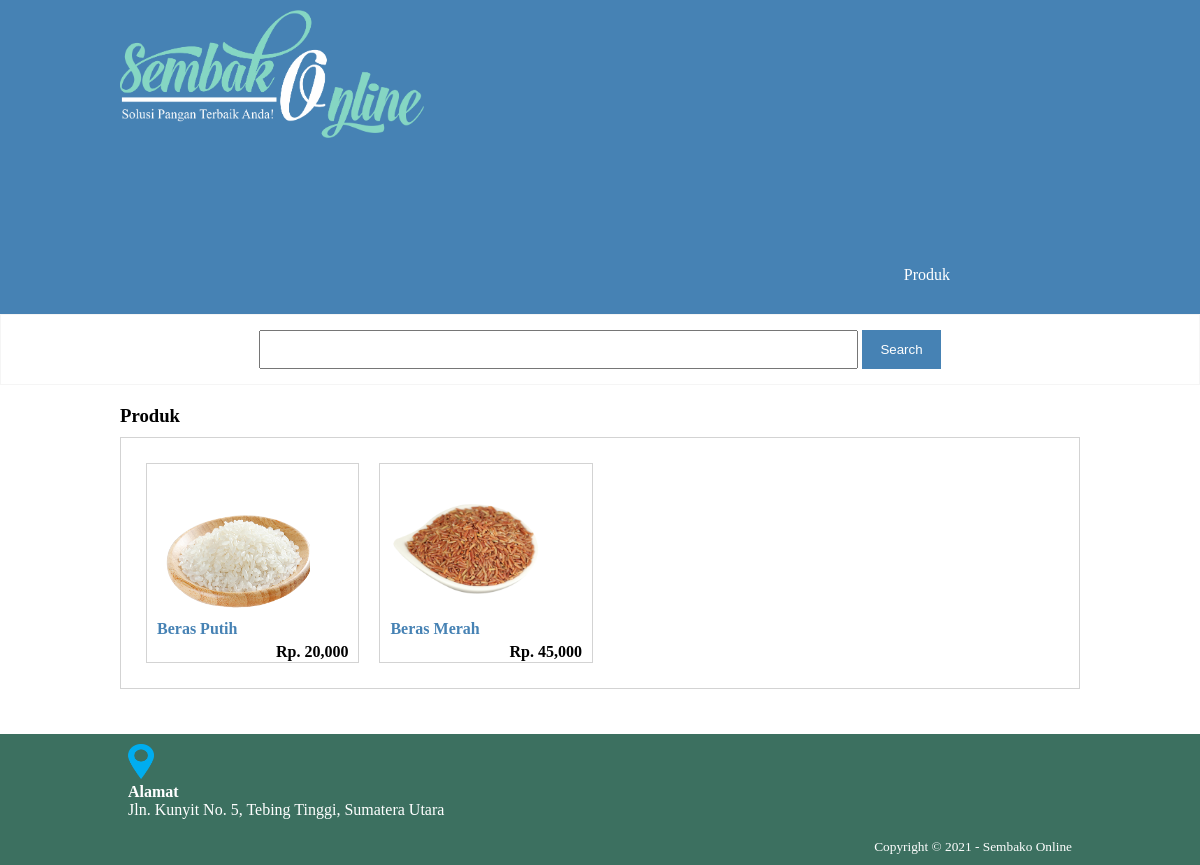
Screenshot of /produk.php?kat=6 with the database file from the repository.
### tables this page shows
CREATE TABLE `tb_product` (
  `product_id` int(11) NOT NULL,
  `category_id` int(11) NOT NULL,
  `product_name` varchar(100) NOT NULL,
  `product_price` int(11) NOT NULL,
  `product_description` text NOT NULL,
  `product_image` varchar(100) NOT NULL,
  `product_status` tinyint(1) NOT NULL,
  `date_created` timestamp NOT NULL DEFAULT current_timestamp()
);

### produk.php (the view, shortened to what this page needs)
<?php
	include 'db.php';
	$alamat = mysqli_query($conn, "SELECT admin_address FROM tb_admin WHERE admin_id = 1");
	$a = mysqli_fetch_object($alamat);
 ?>
<!DOCTYPE html>
<html>
<head>
	<link rel="stylesheet" type="text/css" href="css/style.css">
</head>
<body>
	<header>
		<div class="container">
		<h1><a href="index.php"><img src="img/header.png" style="width: 35%;"></a></h1>
		<ul>
			<li><a href="produk.php">Produk</a></li>
		</ul>
		</div>
	</header>
	<div class="search">
		<div class="container">
			<form action="produk.php">
				<input type="text" name="search" placeholder="Cari Produk" value=" <?php echo $_GET['search'] ?>">
				<input type="submit" name="Cari" value=" Search ">
			</form>
		</div>
	</div>
	<div class="section">
		<div class="container">
			<h3 style="text-align: left;">Produk</h3>
			<div class="box">
				<?php
				if($_GET['search'] !='' || $_GET['kat'] !='' ){
					$dimana = "AND product_name LIKE '%".$_GET['search']."%' AND category_id LIKE '%".$_GET['kat']."%' ";}
				$produk = mysqli_query($conn, "SELECT * FROM tb_product WHERE product_status = 1 $dimana ORDER BY product_id DESC");
				if(mysqli_num_rows($produk) >0){
					while($p = mysqli_fetch_array($produk)){
				?>
				<a href="detail-produk.php?id=<?php echo $p['product_id'] ?>">
				<div class="col-3">
					<img src="produk/<?php echo $p['product_image'] ?>">
					<p class="nama"><?php echo substr($p['product_name'], 0, 30)  ?></p>
					<p class="harga">Rp. <?php echo number_format($p['product_price']) ?></p>
				</div>
				</a>
				<?php }}else{ ?>
				<p>Produk Tidak Ada</p>
				<?php } ?>
			</div>
		</div>
	</div>
	<footer>
		<div class="container">
			<img src="img/find.png" style="height: 35px; width: 26px;">
			<h4>Alamat</h4>
			<p><?php echo $a->admin_address ?></p>
			<small style="float: right; margin-top: 20px;"> Copyright &copy; 2021 - Sembako Online </small>
		</div>
	</footer>
</body>
</html>

### css/style.css (style rules this page uses)
* { padding: 0; margin: 0; font-family: 'Quicksand' sans-serif; }
body { background-color: white; }
a { color: inherit; text-decoration: none; }
header { background-color: steelblue; color: white; }
header h1 { float: left; padding: 10px 0px; }
header ul { float: right; font-size: 16px; margin-bottom: 0; margin-top: 80px; margin-right: 130px; margin-left: 0; }
header ul li { display: inline-block; }
header ul li a { padding: 30px 0 30px 30px; display: inline-block; }
.container { width: 80%; margin: 0 auto; }
.container:after { content: ''; display: block; clear: both; }
.section { padding: 20px 0; }
.box { background-color: white; border: 1px solid lightgrey; padding: 15px; box-sizing: border-box; margin: 10px 0 25px 0; }
.box:after { content:'' ; display: block ; clear: both; }
.search { padding: 15px 0; background-color: white; border: 1px solid whitesmoke; text-align: center; }
.search input[type=text] { width: 60%; padding: 10px; }
.search input[type=submit] { background-color: steelblue; padding: 12px 15px; color: white; border: none; cursor: pointer; }
.col-3 { width: 23%; height: 200px; border: 1px solid lightgrey; float: left; padding: 10px; box-sizing: border-box; margin: 10px; }
.col-3 img { width: 80%; height: 80%; text-align: center; }
.col-3 .nama { color: steelblue; font-weight: bold; margin-bottom: 5px; }
.col-3 .harga { color: black; float: right; font-weight: bold; }
footer { background-color: #3C7060; color: white; padding: 10px; }

### rows the page displays
tb_product: product_image (picture), product_name "Beras Putih", product_price "20,000"
tb_product: product_image (picture), product_name "Beras Merah", product_price "45,000"

### other values shown
$a->admin_address "Jln. Kunyit No. 5, Tebing Tinggi, Sumatera Utara"
